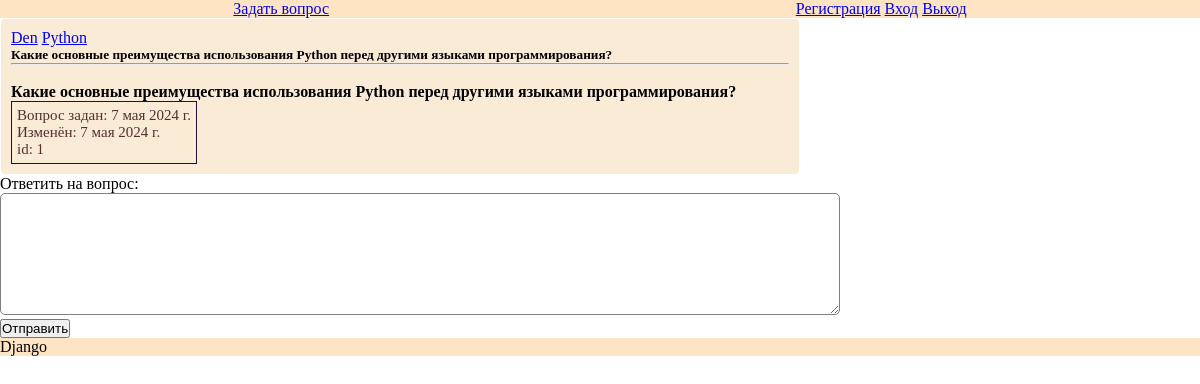
Page /q/1/ on the committed database.
### main/models.py (models this page shows)
class Question(models.Model):
    autor = models.ForeignKey(
        User,
        max_length=20,
        null=True,
        blank=False,
        on_delete=models.SET_NULL,
        related_name="question_set",
    )
    teg = models.CharField(max_length=10, blank=False)
    title = models.CharField(max_length=50, blank=False)
    text = models.TextField(max_length=200, blank=False)
    created_at = models.DateField(auto_now_add=True, blank=False)
    updated_at = models.DateField(auto_now=True, blank=False)
    views = models.SmallIntegerField(default=0)
    def __str__(self) -> str:
        return self.title

### main/views_2.py (the view)
# urls.py: path("q/<int:id_question>/", question, name="question"),
def question(request, **kwargs):
    print(kwargs, "<<<< ---------- kwargs ----------")
    try:
        objects_user = kwargs.get("username", None)
        question_obj = Question.objects.filter(id=kwargs["id_question"])
        context = {"question": question_obj, "username": objects_user}
        print(question_obj, "<<< ===== message object")
        return render(request, "questions.html", context)
    except Exception as e:
        print(e, "<<< eeeeee")
        return HttpResponse("err")

### templates/questions.html (shortened to what this page needs)
{% extends 'main.html' %}
{% load static %}
    {% block content %}
      <link rel="stylesheet" type="text/css" href="{% static 'css/style.css' %}" />
      {% for quest in question %}
        <div id="conteiner">
          <div id="box">
            <div>
              <a href="/user/info/{{ quest.autor }}">{{ quest.autor }}</a>
              <a href="https://qna.habr.com/tag/python/questions">{{ quest.teg }}</a>
              <div>
                <h5>{{ quest.title }}</h5>
                <hr />
                <br />
                <h4>{{ quest.text }}</h4>
              </div>
              <div class="date">
                <div>Вопрос задан: {{ quest.created_at }}</div>
                <div>Изменён: {{ quest.updated_at }}</div>id: {{ quest.id }}
              </div>
            </div>
          </div>
        </div>
      {% endfor %}
      <form action="/answer/{{ question.first.id }}/{{ username }}/" method="post" id="form">
        <label for="message">Ответить на вопрос:</label><br />
        <textarea id="message" name="message" rows="8" cols="80"></textarea><br />
        <button type="submit">Отправить</button>
      </form>
    {% endblock %}

### static/css/style.css (style rules this page uses)
.date { padding: 5px; width: fit-content; border: 1px solid rgb(35, 16, 53); font-size: 15px; color: rgb(84, 47, 47); }
#conteiner { padding: 10px; border: 1px solid rgba(255, 255, 255); border-radius: 5px; background-color: antiquewhite; width: 800px; }
#message { width: 70%; border: 1px solid grey; border-radius: 5px; }

### templates/main.html (style rules this page uses)
* { margin: 0; padding: 0; box-sizing: border-box; }

### rows in the picture
Question: autor "Den", teg "Python", title "Какие основные преимущества использования Python перед другими языками программирования?", text "Какие основные преимущества использования Python перед другими языками программирования?", created_at "7 мая 2024 г.", updated_at "7 мая 2024 г.", id "1"
